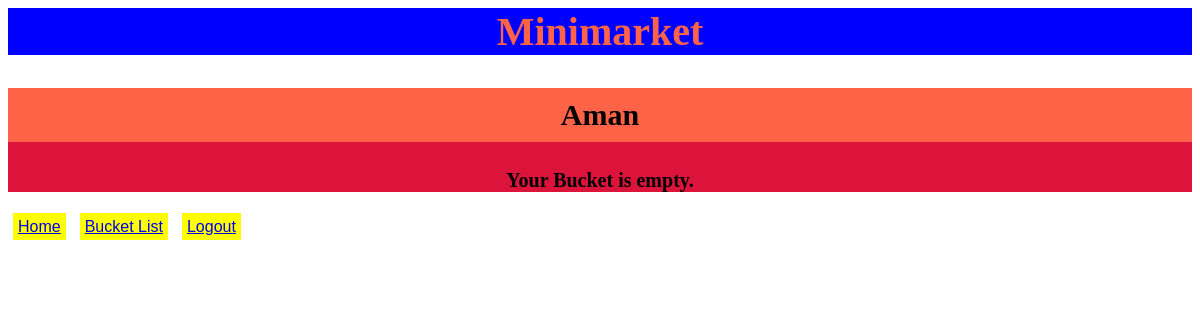
Before: /customers/bucket/ (signed in) with the older database file.
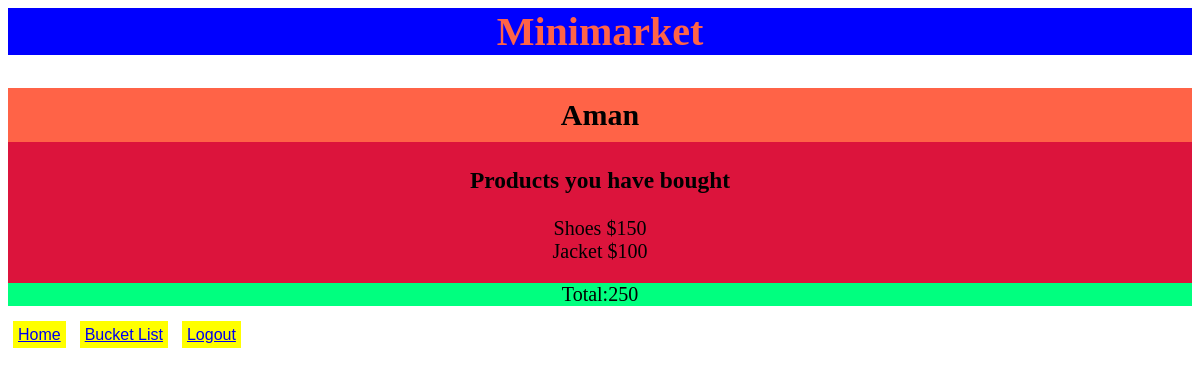
After: the same page with the newer database file.
### products/models.py (models this page shows, shortened)
class Product(models.Model):
    stock_available = models.IntegerField(
        default=0, validators=[MinValueValidator(0)])
    product_name = models.CharField(max_length=35)
    product_rate = models.IntegerField()
    product_image = models.ImageField(upload_to="product-images")
    product_description = models.TextField()
    owners = models.ManyToManyField(User, blank=True, related_name="products")

### customers/views.py (the view)
# urls.py: path('bucket/', views.UserView.as_view(), name="bucket"),
class UserView(View):
    def get(self, request):
        if request.user.is_authenticated:
            users = request.user
            user_name = users.username.capitalize()
            products = users.products.all()
            total_rate = 0
            for i in range(len(products)):
                total_rate += products[i].product_rate
            return render(request, 'customers/customers_bucket.html', {
                'products': products,
                'rates': total_rate,
                'users': user_name,
            })
        return HttpResponseRedirect(reverse('products'))

### customers/templates/customers/customers_bucket.html (shortened to what this page needs)
{% extends "products/layout.html" %}
{% block head %}
{% load static %}
<link rel="stylesheet" href="{% static 'customers/bucket.css' %}">
{% endblock head %}
{% block body %}
<div>
    <h2 id="user_name">{{users}}</h2>
    {% if products %}
    <h3>Products you have bought</h3>
    {% for product in products %}
    {{product.product_name}}
    ${{product.product_rate}}
    <br>
    {% endfor %}
    <p>
        Total:{{rates}}
    </p>
    {% else %}
    <h4>Your Bucket is empty.</h4>
    {% endif %}
</div>
{% endblock body %}

Changed rows visible on the page:
now on this page (row edited): Product: product_name "Shoes", product_rate "150"
now on this page (row edited): Product: product_name "Jacket", product_rate "100"
Other visible differences:
{{ rates }}: (not shown) → "250"
text no longer shown: "Your Bucket is empty."
text now shown: "Products you have bought Total:"
